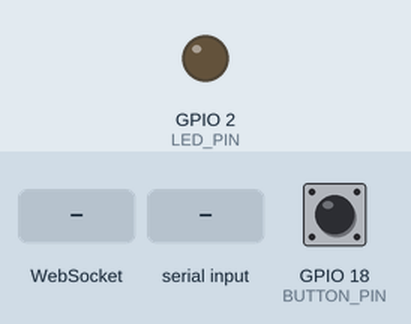
Bench run of a sketch on a simulated ESP32. Shown: output pins drawn as LEDs (lit = HIGH). The test bench sets the inputs (shaded band); at power-on: GPIO 18 (BUTTON_PIN) HIGH. WiFi joins after 1.5 s; servers stay silent unless stated; what the sketch prints to the serial monitor is not drawn.

Above: at 3.2 s.
3.3 s: GPIO 18 (BUTTON_PIN) pulled LOW for 0.15 s
4.9 s: WebSocket text "1" received
At 5.3 s:
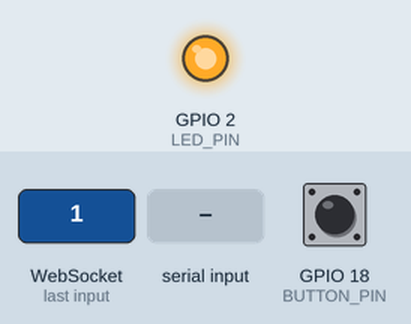
6.4 s: "1\n" received over Serial
Timing chart, 0 to 9.4 s (numbered marks = the images above; inputs shaded):
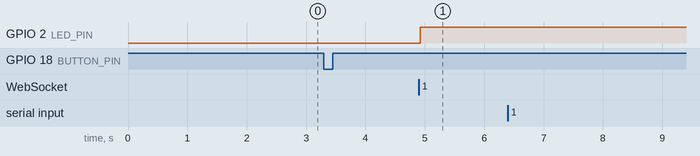

The sketch:

websocket_on_button_press_plus_turn_off.ino
```cpp
#include <WiFi.h>
#include <WebSocketsClient.h>
#include <driver/i2s.h>
#include <ArduinoJson.h>

// Replace with your network credentials
const char* ssid = "launchlab";
const char* password = "LaunchLabRocks";

// WebSocket server details
// const char* websocket_server = "echo.websocket.org";
// const uint16_t websocket_port = 443; // Secure WebSocket port
// const char* websocket_path = "/";

const char* auth_token = "eyJhbGciOiJIUzI1NiIsInR5cCI6IkpXVCJ9.eyJlbWFpbCI6Imp1bnJ1eGlvbmdAZ21haWwuY29tIiwidXNlcl9pZCI6IjAwNzljZWU5LTE4MjAtNDQ1Ni05MGE0LWU4YzI1MzcyZmUyOSIsImNyZWF0ZWRfdGltZSI6IjIwMjQtMDctMDhUMDA6MDA6MDAuMDAwWiJ9.tN8PhmPuiXAUKOagOlcfNtVzdZ1z--8H2HGd-zk6BGE";
const char* websocket_server = "192.168.2.236";
const uint16_t websocket_port = 8000; // Secure WebSocket port
const char* websocket_path = "/starmoon";

// Function to create JSON message with the authentication token
String createAuthTokenMessage(const char* token) {
    StaticJsonDocument<200> doc;
    doc["token"] = token;
    String jsonString;
    serializeJson(doc, jsonString);
    return jsonString;
}

// I2S pins
#define I2S_WS 15
#define I2S_SD 32
#define I2S_SCK 14

// I2S configuration
#define SAMPLE_RATE 16000
#define SAMPLE_BITS 16
#define BUFFER_SIZE 1024

// Button pin
#define BUTTON_PIN 18

// LED pin
#define LED_PIN 2  // LED to indicate WebSocket connection

// Create an instance of the WebSocket client
WebSocketsClient webSocket;

String inputString = "";         // a string to hold incoming data
bool stringComplete = false;     // whether the string is complete

// Variable to track WebSocket connection state
static bool isWebSocketConnected = false;
static bool shouldReconnect = true;

void i2sInit() {
    i2s_config_t i2s_config = {
        .mode = i2s_mode_t(I2S_MODE_MASTER | I2S_MODE_RX),
        .sample_rate = SAMPLE_RATE,
        .bits_per_sample = i2s_bits_per_sample_t(SAMPLE_BITS),
        .channel_format = I2S_CHANNEL_FMT_ONLY_RIGHT,
        .communication_format = I2S_COMM_FORMAT_I2S_MSB,
        .intr_alloc_flags = ESP_INTR_FLAG_LEVEL1,
        .dma_buf_count = 8,
        .dma_buf_len = BUFFER_SIZE,
        .use_apll = false,
        .tx_desc_auto_clear = false,
        .fixed_mclk = 0
    };

    i2s_pin_config_t pin_config = {
        .bck_io_num = I2S_SCK,
        .ws_io_num = I2S_WS,
        .data_out_num = I2S_PIN_NO_CHANGE,
        .data_in_num = I2S_SD
    };

    i2s_driver_install(I2S_NUM_0, &i2s_config, 0, NULL);
    i2s_set_pin(I2S_NUM_0, &pin_config);
    i2s_zero_dma_buffer(I2S_NUM_0);
}

void i2sStop() {
    i2s_driver_uninstall(I2S_NUM_0); // Stop & destroy I2S driver
}

// Event handler for WebSocket events
void webSocketEvent(WStype_t type, uint8_t* payload, size_t length) {
  static String authMessage; // Declare the String variable outside the switch statement

    switch (type) {
        case WStype_DISCONNECTED:
            Serial.println("WebSocket Disconnected");
            digitalWrite(LED_PIN, LOW); // Turn off LED
            isWebSocketConnected = false; // Update connection state
            break;
        case WStype_CONNECTED:
            Serial.println("WebSocket Connected");
            authMessage = createAuthTokenMessage(auth_token);
            Serial.println(authMessage);
            webSocket.sendTXT(authMessage);
            digitalWrite(LED_PIN, HIGH); // Turn on LED
            isWebSocketConnected = true; // Update connection state
            break;
        case WStype_TEXT:
            Serial.printf("WebSocket Message: %s\n", payload);
            if (strcmp((char*)payload, "OFF") == 0) {
                webSocket.disconnect();
                digitalWrite(LED_PIN, LOW); // Turn off the LED
                isWebSocketConnected = false; // Update connection state
                shouldReconnect = false; // Prevent automatic reconnection
                }
            break;
        case WStype_BIN:
            Serial.println("WebSocket Binary Message");
            break;
        default:
            Serial.println("Unknown WebSocket event");
            break;
    }
}

// Function to initialize the button and LED
void initPins() {
    pinMode(BUTTON_PIN, INPUT_PULLUP);
    pinMode(LED_PIN, OUTPUT);
    digitalWrite(LED_PIN, LOW);
}

void setup() {
    Serial.begin(115200);
    inputString.reserve(200); // reserve 200 bytes for the inputString

    // Connect to Wi-Fi
    WiFi.begin(ssid, password);
    Serial.print("Connecting to Wi-Fi");
    while (WiFi.status() != WL_CONNECTED) {
        delay(1000);
        Serial.print(".");
    }
    Serial.println();
    Serial.println("Connected to Wi-Fi");

    // Initialize button and LED
    initPins();

    Serial.println("Setup complete.");
}

void loop() {
    // Check if the button is pressed
    if (digitalRead(BUTTON_PIN) == LOW && !isWebSocketConnected) {
        Serial.println("Button pressed. Connecting to WebSocket...");
        // Reset the shouldReconnect flag
        shouldReconnect = true;

        // Set up WebSocket
        webSocket.beginSSL(websocket_server, websocket_port, websocket_path);
        webSocket.onEvent(webSocketEvent);

        // Wait for the button to be released
        while (digitalRead(BUTTON_PIN) == LOW) {
            delay(10);
        }

        Serial.println("Button released. WebSocket connection enabled.");
    }

    // Handle WebSocket
    if (isWebSocketConnected || shouldReconnect) {
        webSocket.loop();
    }

    // Handle Serial input
    if (Serial.available()) {
        serialEvent();
    }

    // Send message from Serial Monitor
    if (stringComplete) {
        // Clear the input buffer
        inputString.trim(); // Remove any trailing newlines
        webSocket.sendTXT(inputString);
        Serial.println("Message sent: " + inputString);
        inputString = "";
        stringComplete = false;
    }

    // If WebSocket is disconnected, stop I2S
    if (!isWebSocketConnected) {
        i2sStop();
    }
}

// SerialEvent occurs whenever new data comes in the hardware serial RX.
void serialEvent() {
    while (Serial.available()) {
        char inChar = (char)Serial.read();
        inputString += inChar;
        // if the incoming character is a newline, set a flag so the main loop can
        // do something about it:
        if (inChar == '\n') {
            stringComplete = true;
        }
    }
}
```

Measured:
- after the input at 3.3 s, every drawn part: stays the same
- after the input at 4.9 s, GPIO 2 (LED_PIN): LOW → HIGH at once
- after the input at 6.4 s, every drawn part: stays the same
